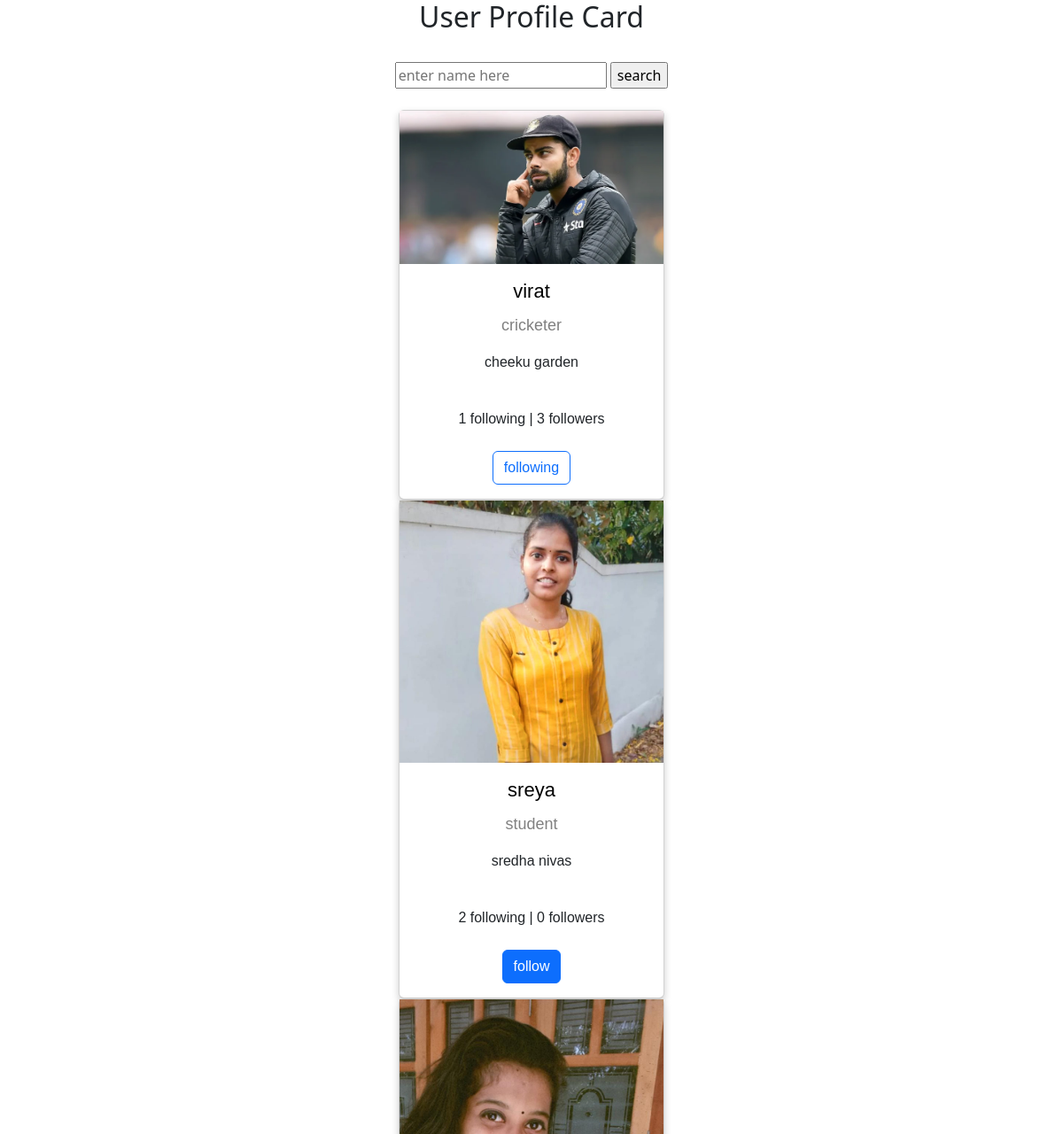
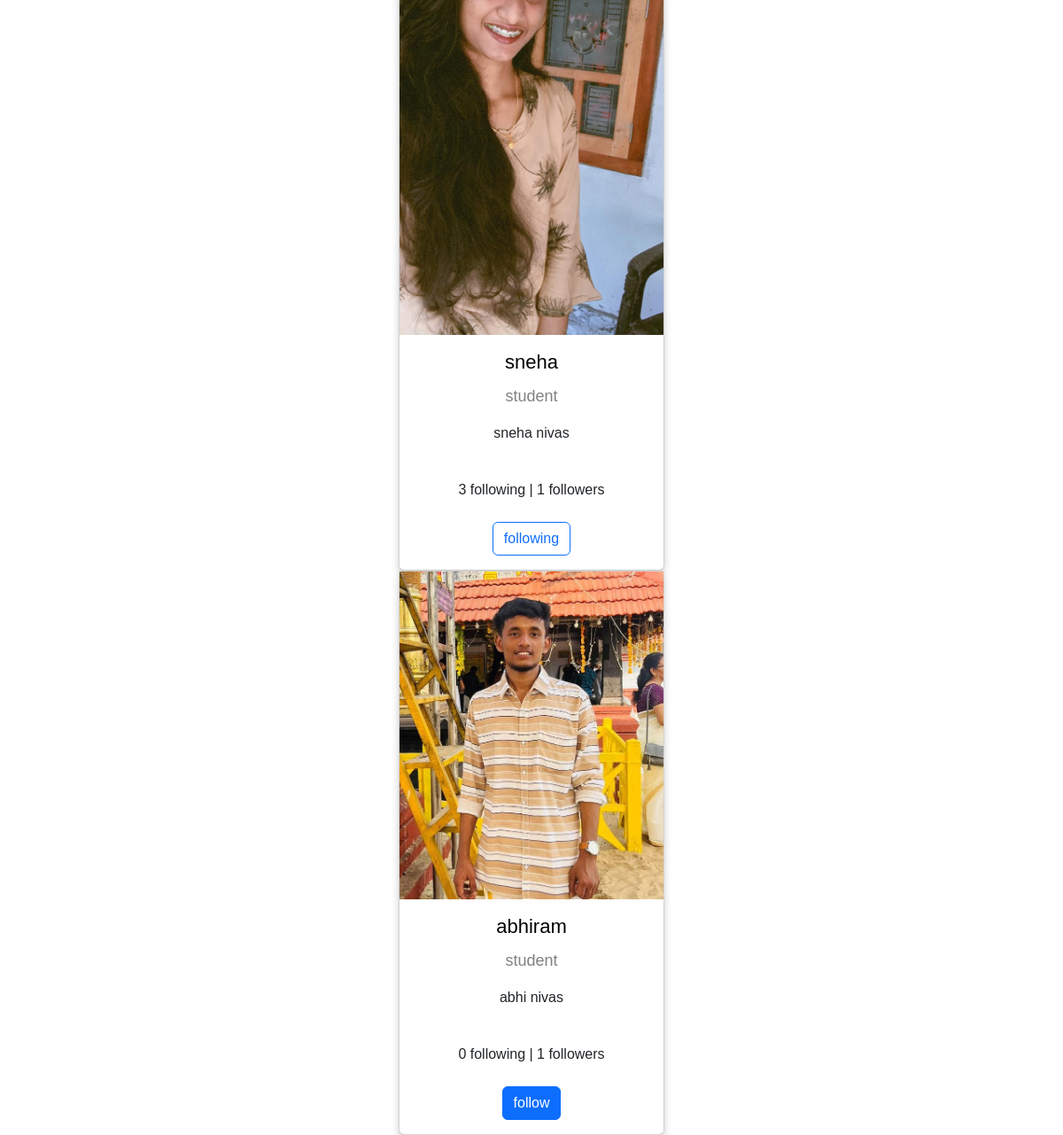
/profile/list/ (signed in), run on an earlier commit of the app's database (2 pictures, top to bottom).
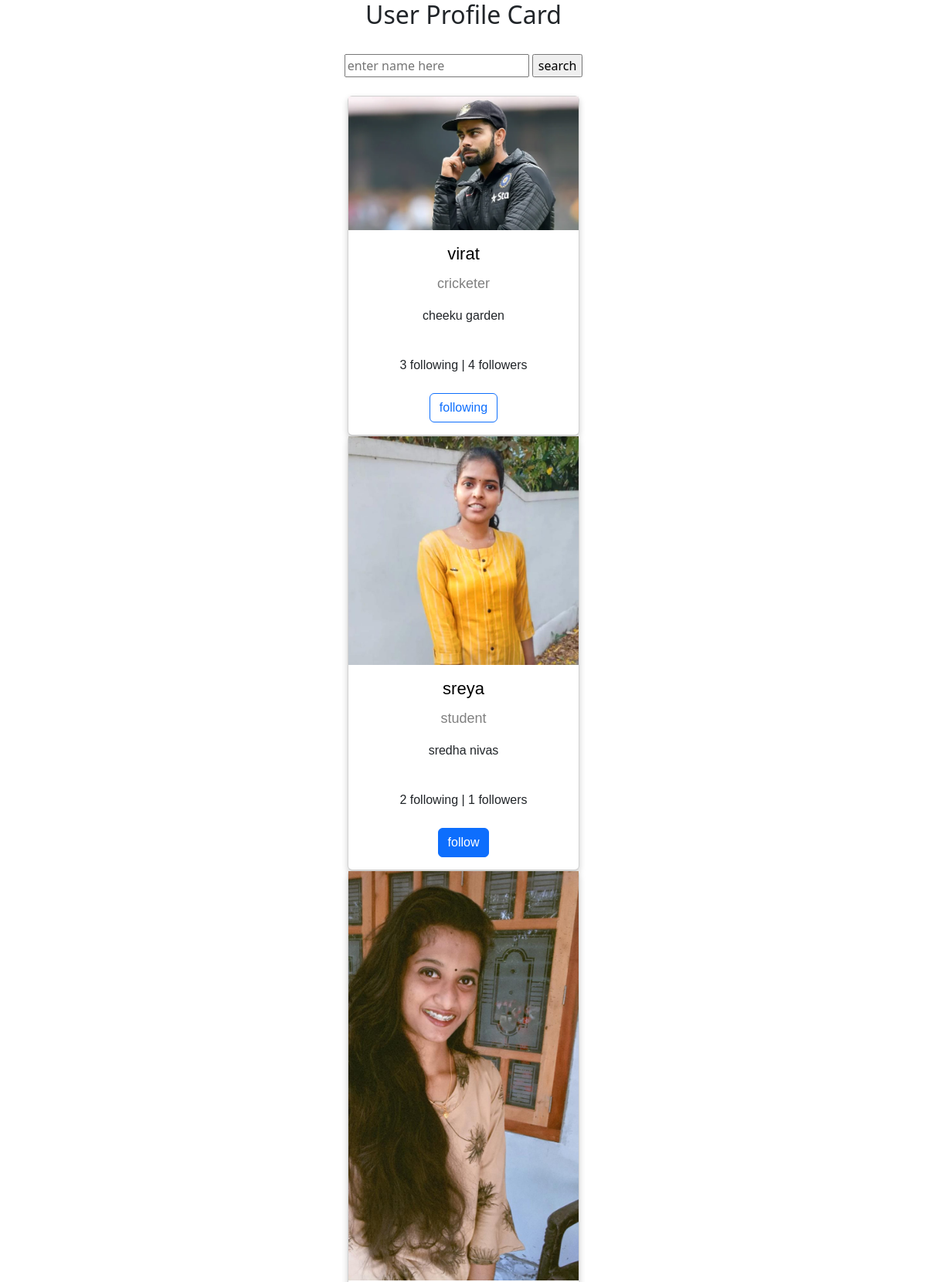
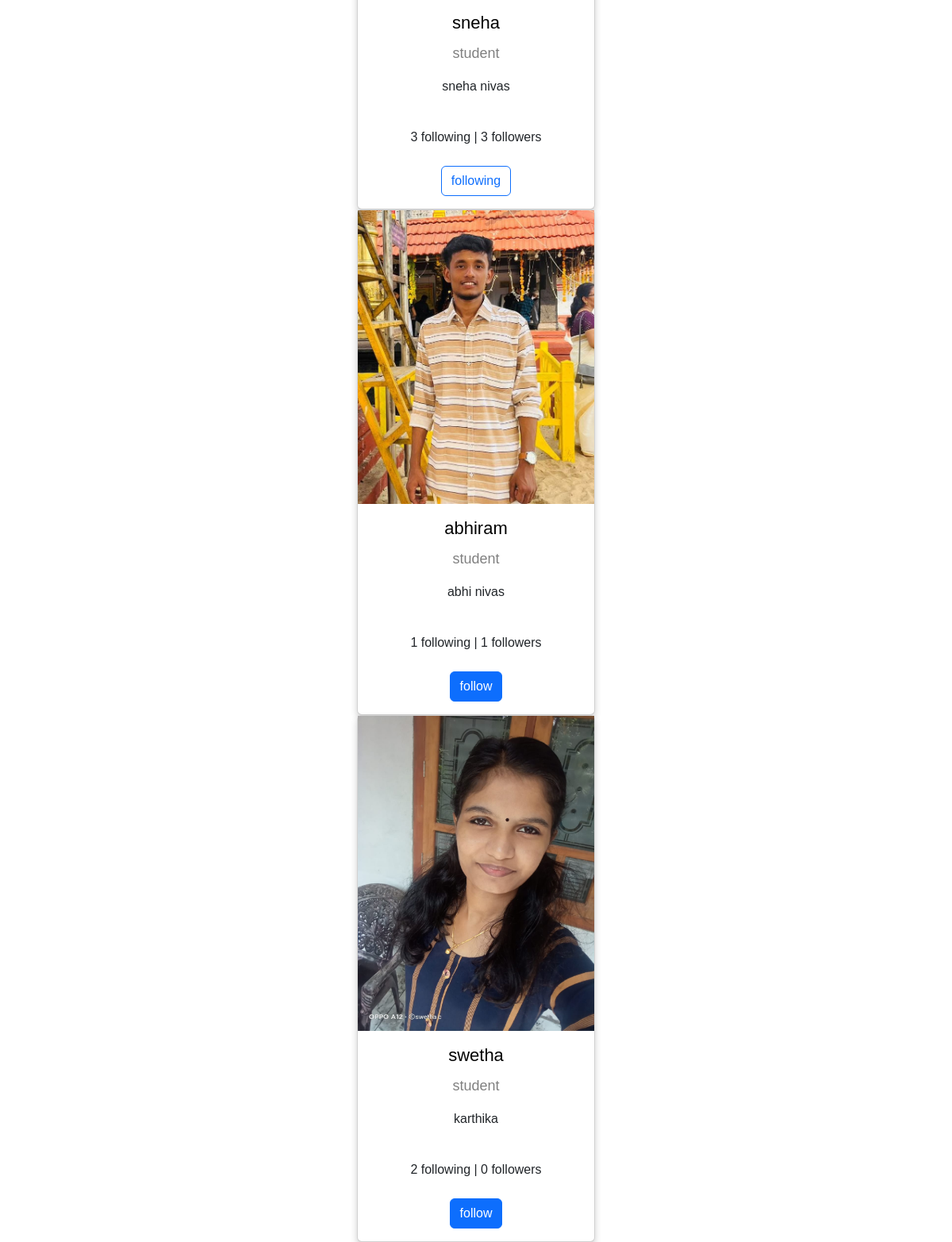
And on a later commit of the database (2 pictures, top to bottom).
### myapp/models.py (models this page shows, shortened)
class UserProfile(models.Model):
    user=models.OneToOneField(User,on_delete=models.CASCADE,related_name="profile")
    profile_pic=models.ImageField(upload_to="profilepics",blank=True,default="/profilepics/default.avif")
    bio=models.CharField(max_length=200,null=True)
    address=models.CharField(max_length=200,null=True)
    dob=models.DateTimeField(null=True)
    following=models.ManyToManyField("self",related_name="followed_by",symmetrical=False)
    created_date=models.DateTimeField(auto_now_add=True)
    coverpic=models.ImageField(upload_to="coverpic",blank=True,default="/profilepics/cover.jpg")
    def __str__(self):
        return self.user.username

### myapp/views.py (the view, shortened to what this page needs)
# urls.py: path("profile/list/",views.ProfileListView.as_view(),name="profile-list"),
class ProfileListView(ListView):
    model=UserProfile
    template_name="profile-list.html"
    context_object_name="profiles"
    def get_queryset(self):
        return UserProfile.objects.exclude(user=self.request.user)

### myapp/templates/profile-list.html (shortened to what this page needs)
<!DOCTYPE html>
<html>
<head>
<link rel="stylesheet" href="https://cdnjs.cloudflare.com/ajax/libs/font-awesome/4.7.0/css/font-awesome.min.css">
<link href="https://cdn.jsdelivr.net/npm/bootstrap@5.3.0-alpha3/dist/css/bootstrap.min.css" rel="stylesheet">
</head>
<body>
<h2 style="text-align:center">User Profile Card</h2>
<form action="" method="post">
  <div class="text-center p-4">
    <input type="text" name="username" placeholder="enter name here">
  <input type="submit" value="search">
  </div>
</form>
{%for profile in profiles%}
<div class="card">
    {%if profile.profile_pic%}
    <img src="{{profile.profile_pic.url}}" alt="John" style="width:100%">
    {%endif%}
    <h1><a href="{%url 'profiledetail' profile.id%}">{{profile}}</a></h1>
    <p class="title">{{profile.bio}}</p>
    <p>{{profile.address}}</p>
    <div style="margin: 24px 0;">
        {{profile.following.all.count}} following |
        {{profile.followed_by.all.count}} followers
    </div>
    <p>
        {%if request.user.profile in profile.followed_by.all%}
        <a href="{%url 'unfollow' profile.id%}" class="btn btn-outline-primary">following</a>
        {%else%}
        <a href="{%url 'follow' profile.id%}" class="btn btn-primary">follow</a>
        {%endif%}
    </p>
  </div>
{%endfor%}
</body>
</html>

What changed in the data, as far as the page shows it:
computed for UserProfile "cricketer": following.all.count "1" → "3"; followed_by.all.count "3" → "4"
computed for UserProfile "sredha nivas": followed_by.all.count "0" → "1"
computed for UserProfile "sneha nivas": followed_by.all.count "1" → "3"
computed for UserProfile "abhi nivas": following.all.count "0" → "1"
added UserProfile: profile_pic (picture), user.username "swetha", bio "student", address "karthika", following.all.count "2", followed_by.all.count "0"
